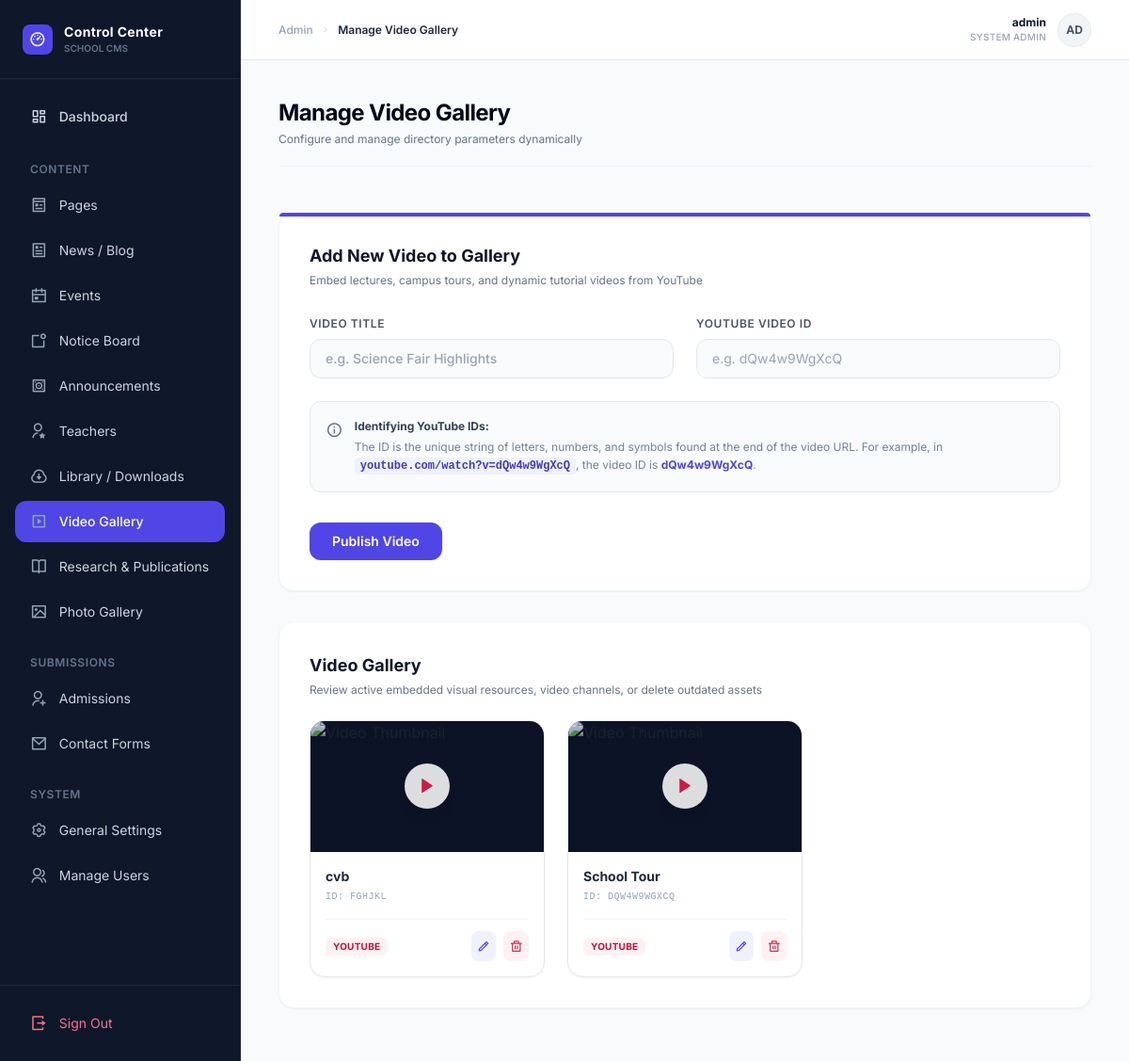
The app's page /admin/manage_videos.php (signed in) with its own data.
### tables this page shows
CREATE TABLE `videos` (
  `id` int(11) NOT NULL,
  `title` varchar(255) NOT NULL,
  `youtube_video_id` varchar(255) NOT NULL
);

### admin/manage_videos.php (the view, shortened to what this page needs)
<?php
include '../includes/admin_header.php';
$edit_video = null;
$videos_result = $conn->query("SELECT * FROM videos ORDER BY id DESC");
?>
<div class="max-w-6xl mx-auto space-y-8 py-4">
    <div class="bg-white rounded-2xl border border-slate-100 shadow-sm p-6 lg:p-8 relative">
        <div class="absolute top-0 left-0 right-0 h-1 bg-indigo-600 rounded-t-2xl"></div>
        <div class="mb-6">
            <h3 class="text-lg font-bold text-slate-900"><?= $edit_video ? 'Edit Video Details' : 'Add New Video to Gallery' ?></h3>
            <p class="text-xs text-slate-500 mt-1">Embed lectures, campus tours, and dynamic tutorial videos from YouTube</p>
        </div>
        <form action="manage_videos.php" method="POST" class="space-y-6">
            <div class="grid grid-cols-1 md:grid-cols-2 gap-6">
                <div class="space-y-1.5">
                    <label for="title" class="text-xs font-semibold text-slate-600 uppercase tracking-wider">Video Title</label>
                    <input
                        type="text"
                        name="title"
                        id="title"
                        value="<?= htmlspecialchars($edit_video['title'] ?? '') ?>"
                        placeholder="e.g. Science Fair Highlights"
                        class="w-full px-4 py-2.5 bg-slate-50 border border-slate-200 rounded-xl focus:outline-none focus:ring-2 focus:ring-indigo-500/20 focus:border-indigo-500 focus:bg-white text-sm transition font-medium"
                        required
                    >
                </div>
                <div class="space-y-1.5">
                    <label for="youtube_video_id" class="text-xs font-semibold text-slate-600 uppercase tracking-wider">YouTube Video ID</label>
                    <input
                        type="text"
                        name="youtube_video_id"
                        id="youtube_video_id"
                        value="<?= htmlspecialchars($edit_video['youtube_video_id'] ?? '') ?>"
                        class="w-full px-4 py-2.5 bg-slate-50 border border-slate-200 rounded-xl focus:outline-none focus:ring-2 focus:ring-indigo-500/20 focus:border-indigo-500 focus:bg-white text-sm transition"
                        placeholder="e.g. dQw4w9WgXcQ"
                        required
                    >
                </div>
            </div>
            <div class="p-4 bg-slate-50 border border-slate-150 rounded-xl flex items-start gap-3 text-slate-600 text-xs leading-relaxed">
                <i class="ri-information-line text-slate-500 text-lg shrink-0"></i>
                <div>
                    <span class="font-bold text-slate-700">Identifying YouTube IDs:</span>
                    <p class="text-slate-500/90 mt-0.5">The ID is the unique string of letters, numbers, and symbols found at the end of the video URL. For example, in <code class="bg-indigo-50 text-indigo-700 font-semibold px-1.5 py-0.5 rounded font-mono">youtube.com/watch?v=dQw4w9WgXcQ</code>, the video ID is <strong class="text-indigo-600 font-bold">dQw4w9WgXcQ</strong>.</p>
                </div>
            </div>
            <div class="flex items-center gap-2 pt-2">
                <button
                    type="submit"
                    class="bg-indigo-600 hover:bg-indigo-700 text-white text-sm font-semibold py-2.5 px-6 rounded-xl transition shadow-sm active:scale-[0.98]"
                >
                    <?= $edit_video ? 'Update Video Gallery' : 'Publish Video' ?>
                </button>
            </div>
        </form>
    </div>
    <div class="bg-white rounded-2xl border border-slate-100 shadow-sm p-6 lg:p-8">
        <div class="mb-6">
            <h3 class="text-lg font-bold text-slate-900">Video Gallery</h3>
            <p class="text-xs text-slate-500 mt-1">Review active embedded visual resources, video channels, or delete outdated assets</p>
        </div>
        <div class="grid grid-cols-1 sm:grid-cols-2 lg:grid-cols-3 xl:grid-cols-4 gap-6">
            <?php if ($videos_result && $videos_result->num_rows > 0): ?>
                <?php while ($video = $videos_result->fetch_assoc()): ?>
                    <div class="group border border-slate-150 rounded-2xl overflow-hidden bg-white shadow-sm hover:shadow-md transition duration-200 flex flex-col justify-between">
                        <div class="relative overflow-hidden aspect-video bg-slate-900 shrink-0">
                            <div class="absolute inset-0 bg-slate-950/20 group-hover:bg-slate-950/40 transition flex items-center justify-center">
                                <a href="https://www.youtube.com/watch?v=<?= htmlspecialchars($video['youtube_video_id']) ?>" target="_blank" class="w-12 h-12 rounded-full bg-white/95 text-rose-600 shadow-lg flex items-center justify-center opacity-90 hover:opacity-100 group-hover:scale-110 transition shrink-0" title="Play Video">
                                    <i class="ri-play-fill text-2xl"></i>
                                </a>
                            </div>
                        </div>
                        <div class="p-4 flex-grow flex flex-col justify-between space-y-4">
                            <div>
                                <p class="font-bold text-sm text-slate-800 truncate" title="<?= htmlspecialchars($video['title']) ?>"><?= htmlspecialchars($video['title']) ?></p>
                                <p class="text-[10px] font-mono text-slate-400 mt-1 uppercase tracking-wider">ID: <?= htmlspecialchars($video['youtube_video_id']) ?></p>
                            </div>
                            <div class="flex items-center justify-between pt-3 border-t border-slate-100 shrink-0">
                                <span class="inline-flex items-center gap-1.5 px-2 py-0.5 rounded-md text-[10px] font-bold bg-rose-50 text-rose-700 uppercase tracking-wide">
                                    YouTube
                                </span>
                                <div class="flex items-center gap-2">
                                    <a
                                        href="manage_videos.php?edit=<?= $video['id'] ?>"
                                        class="p-1.5 bg-indigo-50 hover:bg-indigo-100 text-indigo-600 rounded-lg transition inline-flex items-center justify-center"
                                        title="Edit Video"
                                    >
                                        <i class="ri-pencil-line text-sm"></i>
                                    </a>
                                    <form
                                        action="manage_videos.php"
                                        method="POST"
                                        class="inline"
                                        onsubmit="return confirm('Are you sure you want to delete this video?');"
                                    >
                                        <button
                                            type="submit"
                                            name="delete"
                                            class="p-1.5 bg-rose-50 hover:bg-rose-100 text-rose-600 rounded-lg transition inline-flex items-center justify-center"
                                            title="Delete Video"
                                        >
                                            <i class="ri-delete-bin-line text-sm"></i>
                                        </button>
                                    </form>
                                </div>
                            </div>
                        </div>
                    </div>
                <?php endwhile; ?>
            <?php endif; ?>
        </div>
    </div>
</div>
<?php include '../includes/admin_footer.php'; ?>

### includes/admin_header.php (style rules this page uses)
body { font-family: 'Inter', sans-serif; }

### records on screen
videos: title "cvb", youtube_video "FGHJKL"
videos: title "School Tour", youtube_video "DQW4W9WGXCQ"

### other values on screen
$page_title "Manage Video Gallery"
$_SESSION["admin_username"] "admin"
substr(htmlspecialchars($_SESSION["admin_username"] ?? 'Ad'), 0, 2) "AD"
